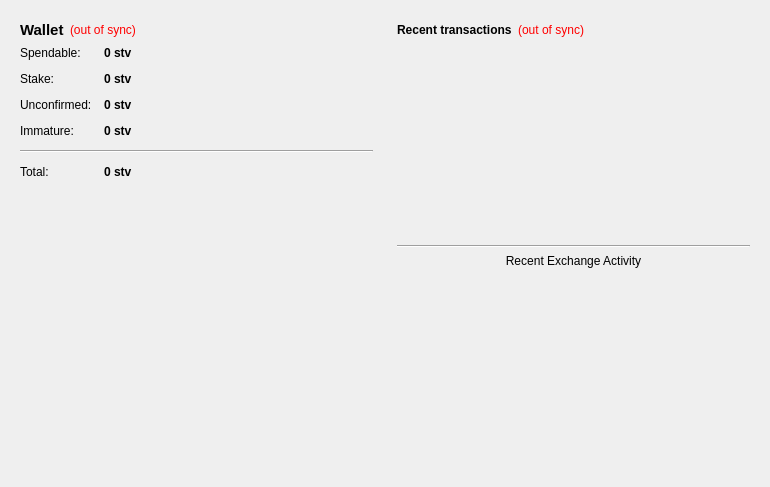
<?xml version="1.0" encoding="UTF-8"?>
<ui version="4.0">
 <class>OverviewPage</class>
 <widget class="QWidget" name="OverviewPage">
  <property name="geometry">
   <rect>
    <x>0</x>
    <y>0</y>
    <width>770</width>
    <height>487</height>
   </rect>
  </property>
  <property name="windowTitle">
   <string>Form</string>
  </property>
  <layout class="QHBoxLayout" name="horizontalLayout" stretch="1,1">
   <item>
    <layout class="QVBoxLayout" name="verticalLayout_2">
     <item>
      <widget class="QFrame" name="frame">
       <property name="frameShape">
        <enum>QFrame::NoFrame</enum>
       </property>
       <property name="frameShadow">
        <enum>QFrame::Raised</enum>
       </property>
       <layout class="QVBoxLayout" name="verticalLayout_4">
        <item>
         <layout class="QHBoxLayout" name="horizontalLayout_4">
          <item>
           <widget class="QLabel" name="label_5">
            <property name="font">
             <font>
              <pointsize>11</pointsize>
              <weight>75</weight>
              <bold>true</bold>
             </font>
            </property>
            <property name="text">
             <string>Wallet</string>
            </property>
           </widget>
          </item>
          <item>
           <widget class="QLabel" name="labelWalletStatus">
            <property name="toolTip">
             <string>The displayed information may be out of date. Your wallet automatically synchronizes with the sativacoin network after a connection is established, but this process has not completed yet.</string>
            </property>
            <property name="styleSheet">
             <string notr="true">QLabel { color: red; }</string>
            </property>
            <property name="text">
             <string notr="true">(out of sync)</string>
            </property>
            <property name="alignment">
             <set>Qt::AlignLeading|Qt::AlignLeft|Qt::AlignVCenter</set>
            </property>
           </widget>
          </item>
          <item>
           <spacer name="horizontalSpacer_2">
            <property name="orientation">
             <enum>Qt::Horizontal</enum>
            </property>
            <property name="sizeHint" stdset="0">
             <size>
              <width>40</width>
              <height>20</height>
             </size>
            </property>
           </spacer>
          </item>
         </layout>
        </item>
        <item>
         <layout class="QFormLayout" name="formLayout_2">
          <property name="fieldGrowthPolicy">
           <enum>QFormLayout::AllNonFixedFieldsGrow</enum>
          </property>
          <property name="horizontalSpacing">
           <number>12</number>
          </property>
          <property name="verticalSpacing">
           <number>12</number>
          </property>
          <item row="0" column="0">
           <widget class="QLabel" name="label">
            <property name="text">
             <string>Spendable:</string>
            </property>
           </widget>
          </item>
          <item row="0" column="1">
           <widget class="QLabel" name="labelBalance">
            <property name="font">
             <font>
              <weight>75</weight>
              <bold>true</bold>
             </font>
            </property>
            <property name="cursor">
             <cursorShape>IBeamCursor</cursorShape>
            </property>
            <property name="toolTip">
             <string>Your current spendable balance</string>
            </property>
            <property name="text">
             <string notr="true">0 stv</string>
            </property>
            <property name="textInteractionFlags">
             <set>Qt::LinksAccessibleByMouse|Qt::TextSelectableByKeyboard|Qt::TextSelectableByMouse</set>
            </property>
           </widget>
          </item>
          <item row="1" column="0">
           <widget class="QLabel" name="label_6">
            <property name="text">
             <string>Stake:</string>
            </property>
           </widget>
          </item>
          <item row="1" column="1">
           <widget class="QLabel" name="labelStake">
            <property name="font">
             <font>
              <weight>75</weight>
              <bold>true</bold>
             </font>
            </property>
            <property name="cursor">
             <cursorShape>IBeamCursor</cursorShape>
            </property>
            <property name="toolTip">
             <string>Total of coins that was staked, and do not yet count toward the current balance</string>
            </property>
            <property name="text">
             <string notr="true">0 stv</string>
            </property>
            <property name="textInteractionFlags">
             <set>Qt::LinksAccessibleByMouse|Qt::TextSelectableByKeyboard|Qt::TextSelectableByMouse</set>
            </property>
           </widget>
          </item>
          <item row="2" column="0">
           <widget class="QLabel" name="label_3">
            <property name="text">
             <string>Unconfirmed:</string>
            </property>
           </widget>
          </item>
          <item row="2" column="1">
           <widget class="QLabel" name="labelUnconfirmed">
            <property name="font">
             <font>
              <weight>75</weight>
              <bold>true</bold>
             </font>
            </property>
            <property name="cursor">
             <cursorShape>IBeamCursor</cursorShape>
            </property>
            <property name="toolTip">
             <string>Total of transactions that have yet to be confirmed, and do not yet count toward the current balance</string>
            </property>
            <property name="text">
             <string notr="true">0 stv</string>
            </property>
            <property name="textInteractionFlags">
             <set>Qt::LinksAccessibleByMouse|Qt::TextSelectableByKeyboard|Qt::TextSelectableByMouse</set>
            </property>
           </widget>
          </item>
          <item row="3" column="0">
           <widget class="QLabel" name="labelImmatureText">
            <property name="text">
             <string>Immature:</string>
            </property>
           </widget>
          </item>
          <item row="3" column="1">
           <widget class="QLabel" name="labelImmature">
            <property name="font">
             <font>
              <weight>75</weight>
              <bold>true</bold>
             </font>
            </property>
            <property name="toolTip">
             <string>Mined balance that has not yet matured</string>
            </property>
            <property name="text">
             <string notr="true">0 stv</string>
            </property>
            <property name="textInteractionFlags">
             <set>Qt::LinksAccessibleByMouse|Qt::TextSelectableByKeyboard|Qt::TextSelectableByMouse</set>
            </property>
           </widget>
          </item>
          <item row="4" column="0" colspan="2">
           <widget class="Line" name="line">
            <property name="minimumSize">
             <size>
              <width>0</width>
              <height>3</height>
             </size>
            </property>
            <property name="orientation">
             <enum>Qt::Horizontal</enum>
            </property>
           </widget>
          </item>
          <item row="5" column="0">
           <widget class="QLabel" name="labelTotalText">
            <property name="text">
             <string>Total:</string>
            </property>
           </widget>
          </item>
          <item row="5" column="1">
           <widget class="QLabel" name="labelTotal">
            <property name="font">
             <font>
              <weight>75</weight>
              <bold>true</bold>
             </font>
            </property>
            <property name="cursor">
             <cursorShape>IBeamCursor</cursorShape>
            </property>
            <property name="toolTip">
             <string>Your current total balance</string>
            </property>
            <property name="text">
             <string notr="true">0 stv</string>
            </property>
            <property name="textInteractionFlags">
             <set>Qt::LinksAccessibleByMouse|Qt::TextSelectableByKeyboard|Qt::TextSelectableByMouse</set>
            </property>
           </widget>
          </item>
         </layout>
        </item>
       </layout>
      </widget>
     </item>
     <item>
      <spacer name="verticalSpacer">
       <property name="orientation">
        <enum>Qt::Vertical</enum>
       </property>
       <property name="sizeHint" stdset="0">
        <size>
         <width>20</width>
         <height>40</height>
        </size>
       </property>
      </spacer>
     </item>
     <item>
      <widget class="QLabel" name="label_2">
       <property name="autoFillBackground">
        <bool>true</bool>
       </property>
       <property name="text">
        <string/>
       </property>
       <property name="pixmap">
        <pixmap resource="../bitcoin.qrc">:/icons/coinbg</pixmap>
       </property>
       <property name="scaledContents">
        <bool>false</bool>
       </property>
       <property name="margin">
        <number>0</number>
       </property>
      </widget>
     </item>
    </layout>
   </item>
   <item>
    <layout class="QVBoxLayout" name="verticalLayout_3">
     <item>
      <widget class="QFrame" name="frame_2">
       <property name="frameShape">
        <enum>QFrame::NoFrame</enum>
       </property>
       <property name="frameShadow">
        <enum>QFrame::Plain</enum>
       </property>
       <property name="lineWidth">
        <number>0</number>
       </property>
       <layout class="QVBoxLayout" name="verticalLayout">
        <item>
         <layout class="QHBoxLayout" name="horizontalLayout_2">
          <item>
           <widget class="QLabel" name="label_4">
            <property name="text">
             <string>&lt;b&gt;Recent transactions&lt;/b&gt;</string>
            </property>
           </widget>
          </item>
          <item>
           <widget class="QLabel" name="labelTransactionsStatus">
            <property name="toolTip">
             <string>The displayed information may be out of date. Your wallet automatically synchronizes with the sativacoin network after a connection is established, but this process has not completed yet.</string>
            </property>
            <property name="styleSheet">
             <string notr="true">QLabel { color: red; }</string>
            </property>
            <property name="text">
             <string notr="true">(out of sync)</string>
            </property>
            <property name="alignment">
             <set>Qt::AlignRight|Qt::AlignTrailing|Qt::AlignVCenter</set>
            </property>
           </widget>
          </item>
          <item>
           <spacer name="horizontalSpacer">
            <property name="orientation">
             <enum>Qt::Horizontal</enum>
            </property>
            <property name="sizeHint" stdset="0">
             <size>
              <width>40</width>
              <height>20</height>
             </size>
            </property>
           </spacer>
          </item>
         </layout>
        </item>
        <item>
         <widget class="QListView" name="listTransactions">
          <property name="sizePolicy">
           <sizepolicy hsizetype="Expanding" vsizetype="Expanding">
            <horstretch>0</horstretch>
            <verstretch>0</verstretch>
           </sizepolicy>
          </property>
          <property name="maximumSize">
           <size>
            <width>16777215</width>
            <height>16777215</height>
           </size>
          </property>
          <property name="styleSheet">
           <string notr="true">QListView { background: transparent; }</string>
          </property>
          <property name="frameShape">
           <enum>QFrame::NoFrame</enum>
          </property>
          <property name="verticalScrollBarPolicy">
           <enum>Qt::ScrollBarAlwaysOff</enum>
          </property>
          <property name="horizontalScrollBarPolicy">
           <enum>Qt::ScrollBarAlwaysOff</enum>
          </property>
          <property name="selectionMode">
           <enum>QAbstractItemView::NoSelection</enum>
          </property>
         </widget>
        </item>
        <item>
         <widget class="Line" name="line_2">
          <property name="orientation">
           <enum>Qt::Horizontal</enum>
          </property>
         </widget>
        </item>
        <item>
         <widget class="QLabel" name="label_7">
          <property name="text">
           <string>Recent Exchange Activity</string>
          </property>
          <property name="alignment">
           <set>Qt::AlignCenter</set>
          </property>
         </widget>
        </item>
        <item>
         <widget class="QListView" name="listExchange">
          <property name="sizePolicy">
           <sizepolicy hsizetype="Expanding" vsizetype="Expanding">
            <horstretch>0</horstretch>
            <verstretch>0</verstretch>
           </sizepolicy>
          </property>
          <property name="maximumSize">
           <size>
            <width>16777215</width>
            <height>200</height>
           </size>
          </property>
          <property name="styleSheet">
           <string notr="true">QListView { background: transparent; }</string>
          </property>
          <property name="frameShape">
           <enum>QFrame::NoFrame</enum>
          </property>
          <property name="verticalScrollBarPolicy">
           <enum>Qt::ScrollBarAlwaysOff</enum>
          </property>
          <property name="horizontalScrollBarPolicy">
           <enum>Qt::ScrollBarAlwaysOff</enum>
          </property>
          <property name="selectionMode">
           <enum>QAbstractItemView::NoSelection</enum>
          </property>
         </widget>
        </item>
       </layout>
      </widget>
     </item>
    </layout>
   </item>
  </layout>
 </widget>
 <resources>
  <include location="../bitcoin.qrc"/>
 </resources>
 <connections/>
</ui>
